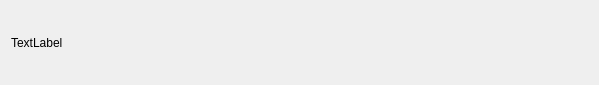
<?xml version="1.0" encoding="UTF-8"?>
<ui version="4.0">
 <class>Relic</class>
 <widget class="QWidget" name="Relic">
  <property name="geometry">
   <rect>
    <x>0</x>
    <y>0</y>
    <width>599</width>
    <height>85</height>
   </rect>
  </property>
  <property name="windowTitle">
   <string>Form</string>
  </property>
  <layout class="QVBoxLayout" name="verticalLayout">
   <item>
    <widget class="QLabel" name="relicIcon">
     <property name="text">
      <string>TextLabel</string>
     </property>
    </widget>
   </item>
  </layout>
 </widget>
 <resources/>
 <connections/>
</ui>
